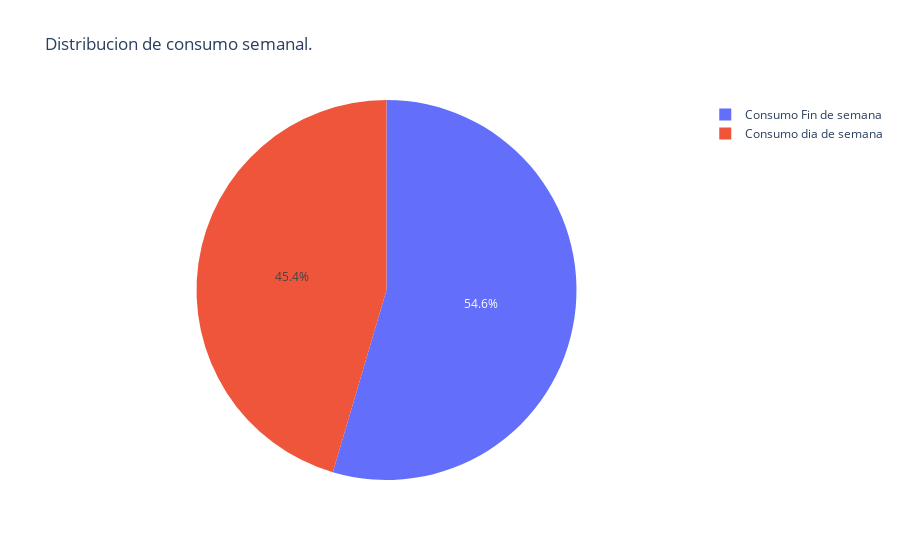

Source (notebook cell):
### Markdown cell above
## Distribución del consumo semanal.

Representemos en un gráfico de torta la distribución del consumo semanal en la categorías semana y fin de semana.

### Code cell
# grafico de torta.
dow=sum(data.Consumo_de_cerveza[data.Fin_de_Semana==0])/5
weekend=sum(data.Consumo_de_cerveza[data.Fin_de_Semana==1])/2
labels = ['Consumo dia de semana','Consumo Fin de semana']
values = [dow,weekend]

fig = go.Figure(data=[go.Pie(labels=labels, values=values)])
fig.update_layout(title='Distribucion de consumo semanal.')

### Figure 1 — Plotly figure (JSON) as saved in the notebook; plotly's stock layout.template omitted (floating-point values rounded to 4 significant figures)
{"data": [{"labels": ["Consumo dia de semana", "Consumo Fin de semana"], "type": "pie", "values": [1253.0, 1504.0]}], "layout": {"autosize": true, "title": {"text": "Distribucion de consumo semanal."}}}
